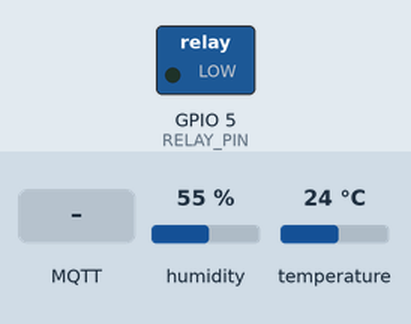
Simulated run of this sketch. Board: ESP32. Parts: switched loads named in the sketch (green lamp = pin HIGH). The test bench sets the inputs (shaded band); at power-on: humidity 55 %, temperature 24 °C. WiFi joins after 1.5 s; servers stay silent unless stated; random numbers use the default seed unless the sketch sets one; no MQTT or app messages arrive unless stated; what the sketch prints to the serial monitor is not drawn.

Above: at 2.7 s.
2.8 s: MQTT message "ON" arrives on the first subscribed topic
At 4.2 s:
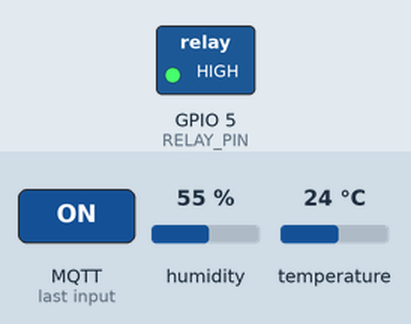
11.5 s: MQTT message "0" arrives on the first subscribed topic
At 12.0 s:
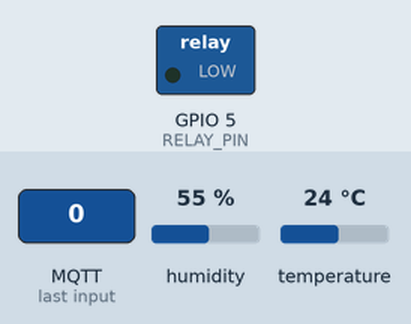
Timing chart, 0 to 14.5 s (numbered marks = the images above; inputs shaded):
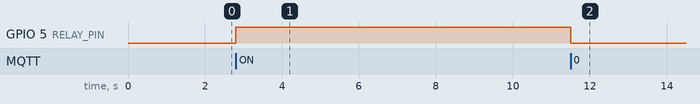

Measured:
- after the input at 2.8 s, GPIO 5 (RELAY_PIN): LOW → HIGH at once
- after the input at 11.5 s, GPIO 5 (RELAY_PIN): HIGH → LOW at once

The sketch:

adafruit_io_esp32.ino
```cpp
/*
 * Tugas 4 - IoT Platform Review: Adafruit IO
 * Mata Kuliah: Internet of Things (ITH3V3)
 * Deskripsi: Publish data sensor ke feed Adafruit IO dan subscribe ke feed kontrol saklar/relay secara real-time via MQTT.
 */

#include <WiFi.h>
#include <PubSubClient.h>
#include "DHT.h"

// Konfigurasi Wi-Fi (Gunakan Wokwi-GUEST jika menjalankan di simulator Wokwi)
const char* ssid = "Wokwi-GUEST";
const char* password = "";

// Konfigurasi Adafruit IO
#define IO_SERVER "io.adafruit.com"
#define IO_SERVERPORT 1883

#if __has_include("config.secrets.h")
  #include "config.secrets.h"
#else
  #define IO_USERNAME "AriqAzzki"
  #define IO_KEY "YOUR_AIO_KEY" // Masukkan AIO Key Anda di sini jika tidak memakai config.secrets.h
#endif

// Topik MQTT Adafruit IO
const char* TOPIC_TEMP   = IO_USERNAME "/feeds/suhu";
const char* TOPIC_HUMID  = IO_USERNAME "/feeds/kelembaban";
const char* TOPIC_RELAY  = IO_USERNAME "/feeds/saklar-relay";

// Pinout
#define DHTPIN 4
#define DHTTYPE DHT22
DHT dht(DHTPIN, DHTTYPE);

#define RELAY_PIN 5

WiFiClient espClient;
PubSubClient client(espClient);
unsigned long lastMsg = 0;

void callback(char* topic, byte* payload, unsigned int length) {
  String message = "";
  for (int i = 0; i < length; i++) {
    message += (char)payload[i];
  }
  Serial.printf("[Adafruit IO] Pesan masuk pada topik [%s]: %s\n", topic, message.c_str());

  if (String(topic) == TOPIC_RELAY) {
    if (message == "ON" || message == "1") {
      digitalWrite(RELAY_PIN, HIGH);
      Serial.println("[Adafruit IO] Relay / Aktuator: AKTIF (ON)");
    } else {
      digitalWrite(RELAY_PIN, LOW);
      Serial.println("[Adafruit IO] Relay / Aktuator: NONAKTIF (OFF)");
    }
  }
}

void reconnect() {
  while (!client.connected()) {
    Serial.print("[Adafruit IO] Mencoba koneksi MQTT...");
    String clientId = "ESP32Client-" + String(random(0xffff), HEX);
    if (client.connect(clientId.c_str(), IO_USERNAME, IO_KEY)) {
      Serial.println(" Terhubung!");
      client.subscribe(TOPIC_RELAY);
      Serial.printf("[Adafruit IO] Subscribed ke: %s\n", TOPIC_RELAY);
    } else {
      Serial.printf(" Gagal, rc=%d. Coba lagi dalam 5 detik...\n", client.state());
      delay(5000);
    }
  }
}

void setup() {
  Serial.begin(115200);
  pinMode(RELAY_PIN, OUTPUT);
  digitalWrite(RELAY_PIN, LOW);
  dht.begin();

  WiFi.begin(ssid, password);
  Serial.print("\n[Adafruit IO] Menghubungkan ke Wi-Fi...");
  while (WiFi.status() != WL_CONNECTED) {
    delay(500);
    Serial.print(".");
  }
  Serial.println("\n[Adafruit IO] Wi-Fi Terhubung!");

  client.setServer(IO_SERVER, IO_SERVERPORT);
  client.setCallback(callback);
}

void loop() {
  if (!client.connected()) {
    reconnect();
  }
  client.loop();

  unsigned long now = millis();
  // Kirim data setiap 10 detik
  if (now - lastMsg > 10000) {
    lastMsg = now;

    float h = dht.readHumidity();
    float t = dht.readTemperature();

    if (!isnan(t) && !isnan(h)) {
      client.publish(TOPIC_TEMP, String(t).c_str());
      client.publish(TOPIC_HUMID, String(h).c_str());
      Serial.printf("[Adafruit IO] Publish Suhu: %.2f °C | Kelembaban: %.2f %%\n", t, h);
    }
  }
}
```
